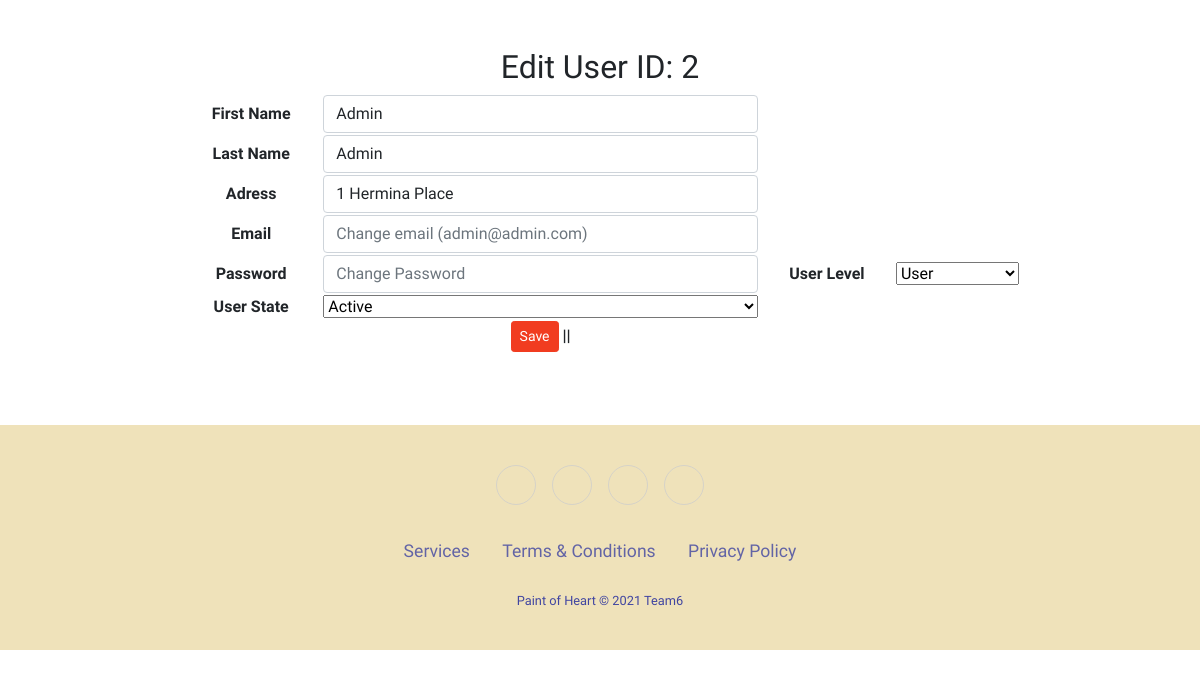
The page /WF-BackEnd-6_deploy/actions/user_edit.php?userId=2 on the database its author committed.
### tables this page shows
CREATE TABLE `user` (
  `id` int(11) NOT NULL,
  `f_name` varchar(50) NOT NULL,
  `l_name` varchar(50) NOT NULL,
  `address` varchar(100) NOT NULL,
  `email` varchar(50) NOT NULL,
  `password` varchar(255) NOT NULL,
  `user_state` int(1) NOT NULL DEFAULT 1,
  `user_level` int(1) NOT NULL DEFAULT 0
);

### WF-BackEnd-6_deploy/classes/database.class.php (called while the page is built, shortened)
<?php
Class Database{
    public $host   = "";
    public $user   = "";
    public $pass   = "";
    public $dbname = "";
    public $link;
    private function connectDB(){
    $this->link = new mysqli($this->host, $this->user, $this->pass,
    $this->dbname);
    mysqli_set_charset($this->link, "utf8");
    }
   public function select($query){
     $result = $this->link->query($query) or
      die($this->link->error.__LINE__);
     if($result->num_rows > 0){
       return $result;
     } else {
       return false;
     }
    }
   }
?>

### WF-BackEnd-6_deploy/classes/user.class.php (called while the page is built, shortened)
<?php
  class User{
    private $db;
	 	public function __construct(){
	      $this->db = new Database();
	    }
	 public function getUserById($id){
	 	$query = "SELECT * FROM `user` WHERE `id` = '$id' ";
	 	$selected_row = $this->db->select($query);
	 	return $selected_row;
	 }
 }
?>

### WF-BackEnd-6_deploy/actions/user_edit.php (the view, shortened to what this page needs)
<?php
include '../classes/autoload.php' ;
    $userObj = new User();
if ($_GET['userId']) {
    $id = $_GET['userId'];
    $getData = $userObj->getUserById($id);
    if ($getData) {
        $user = $getData->fetch_assoc();
    } else {
        header("location: user_list.php");
    }
} else {
    header("location: ../home.php");
}
 ?>
<!DOCTYPE html>
<html lang="en">
<head>
    <?php include_once '../components/boot.php';?>
	<link rel="stylesheet" href="../components/style.css">
</head>
<body>
    <div class="grid_10">
    <div class="box round first grid">
        <h2>Edit User ID: <?php echo $user['id']; ?></h2>
        <form name="user_edit" method="post" action="">
        <table class="form">
            <tr>
                <td>
                    <label>First Name</label>
                </td>
                <td>
                <input type="text" name="f_name" class="form-control" placeholder="first name" required="" value="<?php echo $user['f_name'] ?>">
                </td>
            </tr>
            <tr>
                <td>
                    <label>Last Name</label>
                </td>
                <td>
                <input type="text" name="l_name" class="form-control" placeholder="last name" required="" value="<?php echo $user['l_name'] ?>">
                </td>
            </tr>
            <tr>
                <td>
                    <label>Adress</label>
                </td>
                <td>
                <input type="text" name="address" class="form-control" placeholder="address" required="" value="<?php echo $user['address'] ?>">
                </td>
            </tr>
            <tr>
                <td>
                    <label>Email</label>
                </td>
                <td>
                <input type="text" name="email" class="form-control" placeholder="Change email (<?php
                if (isset($updateUser) && !is_array($updateUser) && strlen($email)>0) {
                            echo $email;
                        } else {
                            echo $user['email'];
                        }
                ?>)">
                </td>
            </tr>
            <tr>
                <td>
                    <label>Password</label>
                </td>
                <td>
                <input type="text" name="password" class="form-control" placeholder="Change Password">
                    <td>
                    <label>User Level</label>
                    </td>
                    <td>
                            <select id="select" name="user_level" style="width:100%">
                            <option value=0  <?php
                            if(isset($_SESSION['adm'])){
                                if($user['user_level'] == 0) {echo 'selected';};
                            }else{
                                echo"only for Admin";
                            }
                            ?>>User</option>
                            </select>
                    </td>
                </tr>
                    <td>
                    <label>User State</label>
                    </td>
                    <td>
                    <select id="select" name="user_state" style="width:100%">
                        <option value=1 <?php if ($user['user_state']  == 1) {echo 'selected';}; ?>>Active</option>
                </select>
                    </td>
                <tr>
                <td></td>
                    <td>
                    <input type="submit" name="submit" class="btn btn-sm save-btn" value="Save">  ||
                    </td>
                </tr>
        </table>
        </form>
    </div>
</div>
<?php include '../components/footer.php';?>
</body>
</html>

### WF-BackEnd-6_deploy/components/style.css (style rules this page uses)
* { font-family: "Martel", serif; }
.save-btn { background-color: #f13c20 !important; border-color: #f13c20; color: white; }
html, body { height: 100%; margin: 0; padding: 0; }
.grid_10 { margin-top: 4%; margin-bottom: 4%; padding-bottom: 2%; text-align: center; }
thead, tr, th { font-weight: bold; }
.form { width: 70%; margin-left: 15%; margin-right: 15%; text-align: center; }

### rows shown on the page
user: id "2", f_name "Admin", l_name "Admin", address "1 Hermina Place", email "Change email (admin@admin.com)", user_state "Active"
